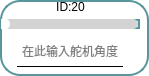
       <widget class="QFrame" name="frame_14">
        <property name="enabled">
         <bool>true</bool>
        </property>
        <property name="layoutDirection">
         <enum>Qt::RightToLeft</enum>
        </property>
        <property name="styleSheet">
         <string notr="true">* {
  background: white; /* 背景改为白色 */
  border: 2px solid #59969b; /* 使用与滑块一致的颜色 */
  border-radius: 20px;
}

</string>
        </property>
        <property name="frameShape">
         <enum>QFrame::StyledPanel</enum>
        </property>
        <property name="frameShadow">
         <enum>QFrame::Raised</enum>
        </property>
        <widget class="QSlider" name="Slider_Servo20">
         <property name="geometry">
          <rect>
           <x>1</x>
           <y>19</y>
           <width>139</width>
           <height>10</height>
          </rect>
         </property>
         <property name="maximumSize">
          <size>
           <width>16777215</width>
           <height>10</height>
          </size>
         </property>
         <property name="layoutDirection">
          <enum>Qt::LeftToRight</enum>
         </property>
         <property name="styleSheet">
          <string notr="true">QSlider::groove:horizontal {
    border: none;
    height: 10px;
    background-color: lightgray;
    border-radius: 5px;
}

QSlider::handle:horizontal {
    width: 12px; /* 增大滑块的宽度 */
    margin: -1px 0px -1px -5px;
    border-radius: 6px; /* 也可以调整圆角半径以匹配滑块的大小 */
    background-color: white;
}

QSlider::sub-page:horizontal {
    background-color: qlineargradient(x1:0, y1:0, x2:1, y2:1, stop:0 #59969b, stop:1 #04e7fa);
    border-radius: 5px;
}
</string>
         </property>
         <property name="minimum">
          <number>0</number>
         </property>
         <property name="maximum">
          <number>240</number>
         </property>
         <property name="orientation">
          <enum>Qt::Horizontal</enum>
         </property>
         <property name="invertedAppearance">
          <bool>false</bool>
         </property>
         <property name="tickPosition">
          <enum>QSlider::NoTicks</enum>
         </property>
         <property name="tickInterval">
          <number>1</number>
         </property>
        </widget>
        <widget class="QLabel" name="label_id20">
         <property name="geometry">
          <rect>
           <x>1</x>
           <y>2</y>
           <width>139</width>
           <height>10</height>
          </rect>
         </property>
         <property name="minimumSize">
          <size>
           <width>0</width>
           <height>10</height>
          </size>
         </property>
         <property name="maximumSize">
          <size>
           <width>16777215</width>
           <height>10</height>
          </size>
         </property>
         <property name="styleSheet">
          <string notr="true">QLabel{border: none; /* 去掉控件的边框 */}
QLabel{background: none; /* 去掉控件的边框 */}</string>
         </property>
         <property name="text">
          <string>ID:20</string>
         </property>
         <property name="alignment">
          <set>Qt::AlignCenter</set>
         </property>
        </widget>
        <widget class="QLineEdit" name="lineEdit_servo20">
         <property name="enabled">
          <bool>true</bool>
         </property>
         <property name="geometry">
          <rect>
           <x>17</x>
           <y>36</y>
           <width>106</width>
           <height>31</height>
          </rect>
         </property>
         <property name="maximumSize">
          <size>
           <width>120</width>
           <height>16777215</height>
          </size>
         </property>
         <property name="layoutDirection">
          <enum>Qt::LeftToRight</enum>
         </property>
         <property name="styleSheet">
          <string notr="true">QLineEdit {
            border-top: none;
            border-left: none;
            border-right: none;
            border-bottom: 1px solid black;
            background-color: transparent;
        }
        
        QLineEdit:focus {
            border-bottom: 1px solid #2a70f4;
        }</string>
         </property>
         <property name="alignment">
          <set>Qt::AlignCenter</set>
         </property>
         <property name="placeholderText">
          <string>在此输入舵机角度</string>
         </property>
        </widget>
       </widget>
